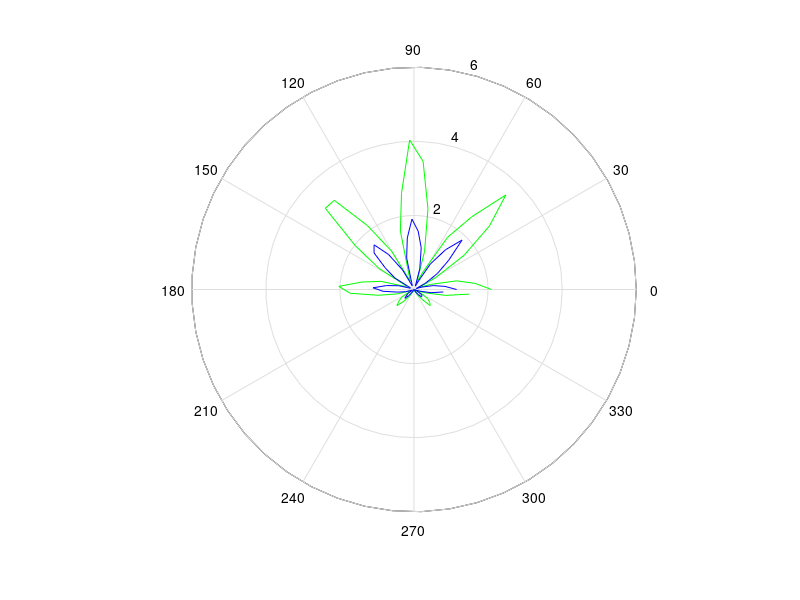

Recreate this plot in MATLAB.
function task5()
    fi=0:0.1:(2*pi);
    p1=(1+sin(fi)).*(1+0.9*cos(8*fi)).*(1+0.1*cos(24*fi));
    p2=(0.5+0.05*cos(140*fi)).*p1;
    polar(fi,p1,'g');
    hold on;
    grid on;
    polar (fi,p2,'b');
end

